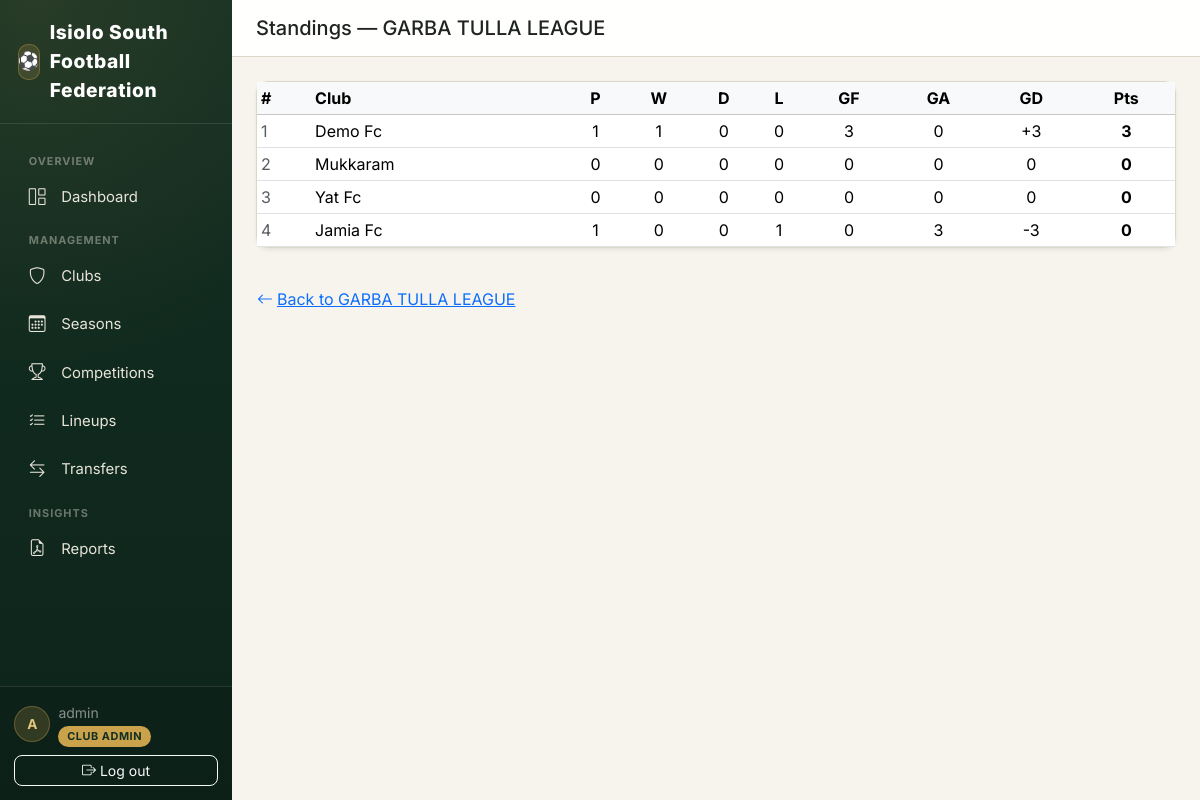
Page /standings/competition/2/ (signed in) on the committed database.
### accounts/models.py (models this page shows, shortened)
class CustomUser(AbstractUser):
    class Role(models.TextChoices):
        SUPER_ADMIN = "SUPER_ADMIN", "Super Admin"
        SUBCOUNTY_ADMIN = "SUBCOUNTY_ADMIN", "Sub-County Admin"
        CLUB_ADMIN = "CLUB_ADMIN", "Club Admin"
        REFEREE = "REFEREE", "Referee"
    role = models.CharField(
        max_length=20,
        choices=Role.choices,
        default=Role.CLUB_ADMIN,
        help_text="Determines what this user can see and do in FCMS.",
    )
    phone_number = models.CharField(max_length=20, blank=True)
    club = models.ForeignKey(
        "clubs.Club",
        on_delete=models.SET_NULL,
        null=True,
        blank=True,
        related_name="admins",
        help_text="Only set for Club Admin role.",
    )

### competitions/models.py (models this page shows, shortened)
class Competition(models.Model):
    class CompetitionType(models.TextChoices):
        LEAGUE = "LEAGUE", "League"
        KNOCKOUT = "KNOCKOUT", "Knockout"
        GROUP_KNOCKOUT = "GROUP_KNOCKOUT", "Group + Knockout"
        FRIENDLY = "FRIENDLY", "Friendly"
    class Status(models.TextChoices):
        DRAFT = "DRAFT", "Draft"
        REGISTRATION = "REGISTRATION", "Registration Open"
        ONGOING = "ONGOING", "Ongoing"
        COMPLETED = "COMPLETED", "Completed"
    season = models.ForeignKey(Season, on_delete=models.CASCADE, related_name="competitions")
    name = models.CharField(max_length=150, help_text='e.g. "Garbatulla Sub-County League"')
    competition_type = models.CharField(max_length=20, choices=CompetitionType.choices)
    status = models.CharField(max_length=20, choices=Status.choices, default=Status.DRAFT)
    double_round_robin = models.BooleanField(
        default=False,
        help_text="League only: teams play each other twice (home & away) instead of once.",
    )
    points_win = models.PositiveSmallIntegerField(default=3)
    points_draw = models.PositiveSmallIntegerField(default=1)
    points_loss = models.PositiveSmallIntegerField(default=0)
    two_legged_ties = models.BooleanField(
        default=False, help_text="Knockout only: each tie is played home & away (aggregate score)."
    )
    extra_time_enabled = models.BooleanField(default=True, help_text="Knockout only.")
    penalties_enabled = models.BooleanField(
        default=True, help_text="Knockout only: penalty shootout if still level after extra time."
    )
    has_third_place_playoff = models.BooleanField(default=False, help_text="Knockout only.")
    teams_qualifying_per_group = models.PositiveSmallIntegerField(
        default=2,
        help_text="Group + Knockout only: how many teams from each group advance to the knockout stage.",
    )
    created_at = models.DateTimeField(auto_now_add=True)
    class Meta:
        ordering = ["-created_at"]
        unique_together = ("season", "name")
    @property
    def has_groups(self):
        return self.competition_type == self.CompetitionType.GROUP_KNOCKOUT

class CompetitionTeam(models.Model):
    class Status(models.TextChoices):
        ENTERED = "ENTERED", "Entered"
        WITHDRAWN = "WITHDRAWN", "Withdrawn"
        DISQUALIFIED = "DISQUALIFIED", "Disqualified"
    competition = models.ForeignKey(Competition, on_delete=models.CASCADE, related_name="entered_teams")
    club = models.ForeignKey(Club, on_delete=models.CASCADE, related_name="competition_entries")
    status = models.CharField(max_length=20, choices=Status.choices, default=Status.ENTERED)
    entered_at = models.DateTimeField(auto_now_add=True)
    class Meta:
        unique_together = ("competition", "club")
        ordering = ["club__name"]

### standings/models.py (models this page shows, shortened)
class StandingsRow(models.Model):
    competition = models.ForeignKey(Competition, on_delete=models.CASCADE, related_name="standings")
    group = models.ForeignKey(
        Group, on_delete=models.CASCADE, null=True, blank=True, related_name="standings"
    )
    team = models.ForeignKey(CompetitionTeam, on_delete=models.CASCADE, related_name="standings_row")
    played = models.PositiveSmallIntegerField(default=0)
    won = models.PositiveSmallIntegerField(default=0)
    drawn = models.PositiveSmallIntegerField(default=0)
    lost = models.PositiveSmallIntegerField(default=0)
    goals_for = models.PositiveSmallIntegerField(default=0)
    goals_against = models.PositiveSmallIntegerField(default=0)
    points = models.SmallIntegerField(default=0)
    class Meta:
        ordering = ["-points", "-goals_for", "goals_against"]
        unique_together = ("competition", "team")
    @property
    def goal_difference(self):
        return self.goals_for - self.goals_against

### clubs/models.py (models this page shows, shortened)
class Club(models.Model):
    class Status(models.TextChoices):
        PENDING = "PENDING", "Pending Approval"
        ACTIVE = "ACTIVE", "Active"
        SUSPENDED = "SUSPENDED", "Suspended"
        INACTIVE = "INACTIVE", "Inactive"
    name = models.CharField(max_length=150, unique=True)
    logo = models.ImageField(upload_to="club_logos/", blank=True, null=True)
    ward = models.CharField(max_length=100, help_text="Administrative ward the club represents.")
    registration_number = models.CharField(max_length=50, unique=True)
    home_ground = models.CharField(max_length=150, blank=True)
    contact_name = models.CharField(max_length=100, blank=True)
    contact_phone = models.CharField(max_length=20, blank=True)
    contact_email = models.EmailField(blank=True)
    status = models.CharField(max_length=20, choices=Status.choices, default=Status.PENDING)
    created_at = models.DateTimeField(auto_now_add=True)
    updated_at = models.DateTimeField(auto_now=True)
    class Meta:
        ordering = ["name"]

### standings/views.py (the view)
# urls.py: path("competition/<int:competition_pk>/", views.standings_table, name="table"),
@login_required
def standings_table(request, competition_pk):
    competition = get_object_or_404(Competition, pk=competition_pk)
    if competition.has_groups:
        groups = competition.groups.prefetch_related(
            "standings__team__club"
        ).order_by("name")
        return render(
            request,
            "standings/standings_table.html",
            {"competition": competition, "groups": groups, "by_group": True},
        )
    else:
        rows = (
            StandingsRow.objects.filter(competition=competition)
            .select_related("team__club")
            .order_by("-points", "-goals_for", "goals_against")
        )
        return render(
            request,
            "standings/standings_table.html",
            {"competition": competition, "rows": rows, "by_group": False},
        )

### standings/templates/standings/standings_table.html (shortened to what this page needs)
{% extends "base.html" %}
{% block page_title %}Standings — {{ competition.name }}{% endblock %}
{% block content %}
{% if by_group %}
    {% for group in groups %}
    <h6 class="mb-2">{{ group.name }}</h6>
    {% include "standings/table.html" with rows=group.standings.all %}
    <div class="mb-4"></div>
    {% endfor %}
{% else %}
    {% include "standings/table.html" with rows=rows %}
{% endif %}
<a href="{% url 'competitions:detail' competition.pk %}" class="btn btn-link mt-3 ps-0">
    <i class="bi bi-arrow-left me-1"></i>Back to {{ competition.name }}
</a>
{% endblock %}

### templates/base.html (shortened to what this page needs)
{% load static %}
<!DOCTYPE html>
<html lang="en">
<head>
    <link href="https://cdnjs.cloudflare.com/ajax/libs/bootstrap/5.3.3/css/bootstrap.min.css" rel="stylesheet">
    <link href="https://cdnjs.cloudflare.com/ajax/libs/bootstrap-icons/1.11.3/font/bootstrap-icons.min.css" rel="stylesheet">
</head>
<body>
<div class="d-flex" style="min-height: 100vh;">
    {% if user.is_authenticated %}
    <nav class="sidebar d-none d-lg-flex">
        <div class="brand">
            <span class="brand-badge">⚽</span> Isiolo South Football Federation
        </div>
        <div class="sidebar-scroll">
            <div class="nav-section-label">Overview</div>
            <ul class="nav nav-pills flex-column gap-1 mb-1">
                <li class="nav-item">
                    <a class="nav-link {% if request.resolver_match.app_name == 'dashboard' %}active{% endif %}" href="{% url 'dashboard:home' %}">
                        <i class="bi bi-grid-1x2 me-2"></i>Dashboard
                    </a>
                </li>
            </ul>
            <div class="nav-section-label">Management</div>
            <ul class="nav nav-pills flex-column gap-1 mb-1">
                <li class="nav-item">
                    <a class="nav-link {% if request.resolver_match.app_name == 'clubs' %}active{% endif %}" href="{% url 'clubs:list' %}">
                        <i class="bi bi-shield me-2"></i>Clubs
                    </a>
                </li>
                <li class="nav-item">
                    <a class="nav-link {% if request.resolver_match.app_name == 'seasons' %}active{% endif %}" href="{% url 'seasons:list' %}">
                        <i class="bi bi-calendar3 me-2"></i>Seasons
                    </a>
                </li>
                <li class="nav-item">
                    <a class="nav-link {% if request.resolver_match.app_name == 'competitions' %}active{% endif %}" href="{% url 'competitions:list' %}">
                        <i class="bi bi-trophy me-2"></i>Competitions
                    </a>
                </li>
                <li class="nav-item">
                    <a class="nav-link {% if request.resolver_match.app_name == 'lineups' %}active{% endif %}" href="{% url 'lineups:home' %}">
                        <i class="bi bi-list-check me-2"></i>Lineups
                    </a>
                </li>
                <li class="nav-item">
                    <a class="nav-link {% if request.resolver_match.app_name == 'transfers' %}active{% endif %}" href="{% url 'transfers:dashboard' %}">
                        <i class="bi bi-arrow-left-right me-2"></i>Transfers
                    </a>
                </li>
            </ul>
            <div class="nav-section-label">Insights</div>
            <ul class="nav nav-pills flex-column gap-1">
                <li class="nav-item">
                    <a class="nav-link {% if request.resolver_match.app_name == 'reports' %}active{% endif %}" href="{% url 'reports:home' %}">
                        <i class="bi bi-file-earmark-pdf me-2"></i>Reports
                    </a>
                </li>
            </ul>
        </div>
        <div class="sidebar-footer">
            <div class="d-flex align-items-center gap-2 mb-2">
                <div class="user-avatar">{{ user.get_full_name|default:user.username|slice:":1"|upper }}</div>
                <div style="min-width:0;">
                    <div class="small text-white-50 text-truncate">{{ user.get_full_name|default:user.username }}</div>
                    <span class="role-badge">{{ user.get_role_display }}</span>
                </div>
            </div>
            <form method="post" action="{% url 'accounts:logout' %}">
                <button class="btn btn-sm btn-outline-light w-100" type="submit">
                    <i class="bi bi-box-arrow-right me-1"></i>Log out
                </button>
            </form>
        </div>
    </nav>
    {% endif %}
    <main class="flex-grow-1 d-flex flex-column" style="min-width:0; height: 100vh; overflow-y: auto;" id="mainScroll">
        {% if user.is_authenticated %}
        <div class="top-bar px-3 px-lg-4 py-3" id="topBar">
            <div class="d-flex align-items-center gap-3">
                <h5 class="mb-0">{% block page_title %}{% endblock %}</h5>
            </div>
        </div>
        {% endif %}
        <div class="content-area flex-grow-1">
            {% block content %}{% endblock %}
        </div>
    </main>
</div>
</body>
</html>

### standings/templates/standings/table.html
<div class="card shadow-sm mb-3">
    <table class="table table-sm align-middle mb-0">
        <thead class="table-light">
            <tr>
                <th>#</th>
                <th>Club</th>
                <th class="text-center">P</th>
                <th class="text-center">W</th>
                <th class="text-center">D</th>
                <th class="text-center">L</th>
                <th class="text-center">GF</th>
                <th class="text-center">GA</th>
                <th class="text-center">GD</th>
                <th class="text-center fw-bold">Pts</th>
            </tr>
        </thead>
        <tbody>
        {% for row in rows %}
            <tr {% if forloop.counter <= competition.teams_qualifying_per_group and by_group %}class="table-success"{% endif %}>
                <td class="text-muted">{{ forloop.counter }}</td>
                <td>{{ row.team.club.name }}</td>
                <td class="text-center">{{ row.played }}</td>
                <td class="text-center">{{ row.won }}</td>
                <td class="text-center">{{ row.drawn }}</td>
                <td class="text-center">{{ row.lost }}</td>
                <td class="text-center">{{ row.goals_for }}</td>
                <td class="text-center">{{ row.goals_against }}</td>
                <td class="text-center">{% if row.goal_difference > 0 %}+{% endif %}{{ row.goal_difference }}</td>
                <td class="text-center fw-bold">{{ row.points }}</td>
            </tr>
        {% empty %}
            <tr><td colspan="10" class="text-center text-muted py-3">No results recorded yet.</td></tr>
        {% endfor %}
        </tbody>
    </table>
</div>

### templates/base.html (style rules this page uses)
:root { --pitch-green: #1B4332; --pitch-green-dark: #122E22; --pitch-green-light: #2D6A4F; --line-white: #F7F4ED; --chalk: #E9E4D8; --gold: #C9A24B; --gold-light: #E4C77D; --card-border: #DDD7C8; --sidebar-width: 232px; }
html { scroll-behavior: smooth; }
* { scrollbar-width: thin; scrollbar-color: var(--card-border) transparent; }
body { background: var(--line-white); font-family: 'Inter', 'Segoe UI', system-ui, -apple-system, sans-serif; color: #1F2421; }
a { -webkit-tap-highlight-color: transparent; }
.sidebar { background: radial-gradient(circle at 15% 0%, rgba(201,162,75,0.12), transparent 45%), linear-gradient(180deg, var(--pitch-green-dark) 0%, #0E241B 100%); height: 100vh; color: var(--chalk); width: var(--sidebar-width); position: sticky; top: 0; flex-shrink: 0; display: flex; flex-direction: column; padding: 0 !important; overflow: hidden; }
.sidebar .brand { font-weight: 800; letter-spacing: 0.03em; font-size: 1.2rem; color: #fff; border-bottom: 1px solid rgba(255,255,255,0.1); display: flex; align-items: center; gap: 0.6rem; padding: 1.15rem 1.1rem; flex-shrink: 0; }
.sidebar .brand .brand-badge { width: 36px; height: 36px; border-radius: 10px; background: rgba(201,162,75,0.18); box-shadow: inset 0 0 0 1px rgba(201,162,75,0.35); display: flex; align-items: center; justify-content: center; font-size: 1.1rem; }
.sidebar-scroll { flex: 1 1 auto; overflow-y: auto; overflow-x: hidden; padding: 1rem 0.9rem; }
.nav-section-label { font-size: 0.68rem; font-weight: 700; letter-spacing: 0.09em; text-transform: uppercase; color: rgba(233,228,216,0.42); padding: 0.4rem 0.9rem 0.35rem; margin-top: 0.4rem; }
.sidebar .nav-link { color: var(--chalk); border-radius: 8px; padding: 0.6rem 0.9rem; font-size: 0.93rem; display: flex; align-items: center; gap: 0.15rem; position: relative; transition: background 0.15s ease, color 0.15s ease, padding-left 0.15s ease; }
.sidebar .nav-link i { font-size: 1.05rem; width: 22px; }
.sidebar .role-badge { background: var(--gold); color: var(--pitch-green-dark); font-size: 0.68rem; font-weight: 700; letter-spacing: 0.05em; padding: 0.2rem 0.55rem; border-radius: 999px; text-transform: uppercase; }
.sidebar-footer { flex-shrink: 0; padding: 0.9rem; border-top: 1px solid rgba(255,255,255,0.1); background: rgba(0,0,0,0.12); }
.user-avatar { width: 36px; height: 36px; border-radius: 50%; background: rgba(201,162,75,0.2); color: var(--gold-light); display: flex; align-items: center; justify-content: center; font-weight: 700; font-size: 0.85rem; flex-shrink: 0; box-shadow: inset 0 0 0 1px rgba(201,162,75,0.35); }
.top-bar { border-bottom: 1px solid var(--card-border); background: rgba(255,255,255,0.92); backdrop-filter: saturate(180%) blur(8px); position: sticky; top: 0; z-index: 1030; transition: box-shadow 0.2s ease; }
.card { border: 1px solid var(--card-border); border-radius: 12px; transition: box-shadow 0.2s ease, transform 0.2s ease; }
.btn { border-radius: 8px; transition: transform 0.1s ease, box-shadow 0.15s ease; }
.content-area { padding: 1.5rem; }

### rows in the picture
CustomUser: get_full_name "A", get_full_name "admin", role "CLUB ADMIN"
Competition: name "GARBA TULLA LEAGUE"
StandingsRow: team.club.name "Demo Fc", played "1", won "1", drawn "0", lost "0", goals_for "3", goals_against "0", goal_difference "3", points "3"
StandingsRow: team.club.name "Mukkaram", played "0", won "0", drawn "0", lost "0", goals_for "0", goals_against "0", goal_difference "0", points "0"
StandingsRow: team.club.name "Yat Fc", played "0", won "0", drawn "0", lost "0", goals_for "0", goals_against "0", goal_difference "0", points "0"
StandingsRow: team.club.name "Jamia Fc", played "1", won "0", drawn "0", lost "1", goals_for "0", goals_against "3", goal_difference "-3", points "0"
